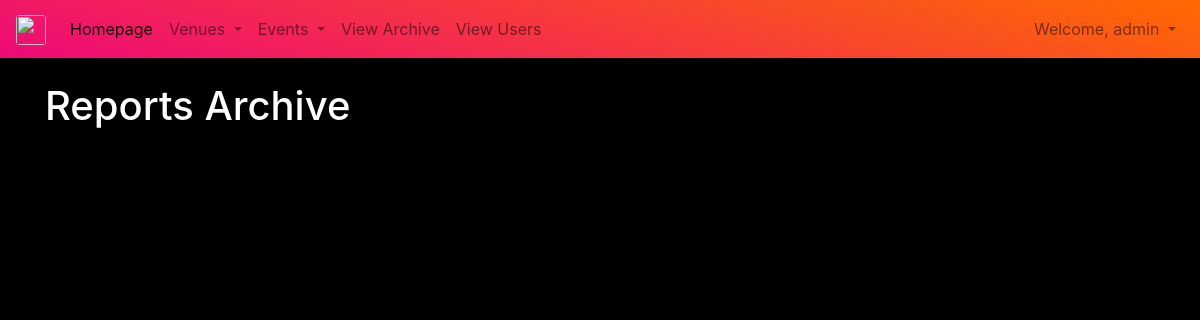
The app's page /reports (signed in), older data.
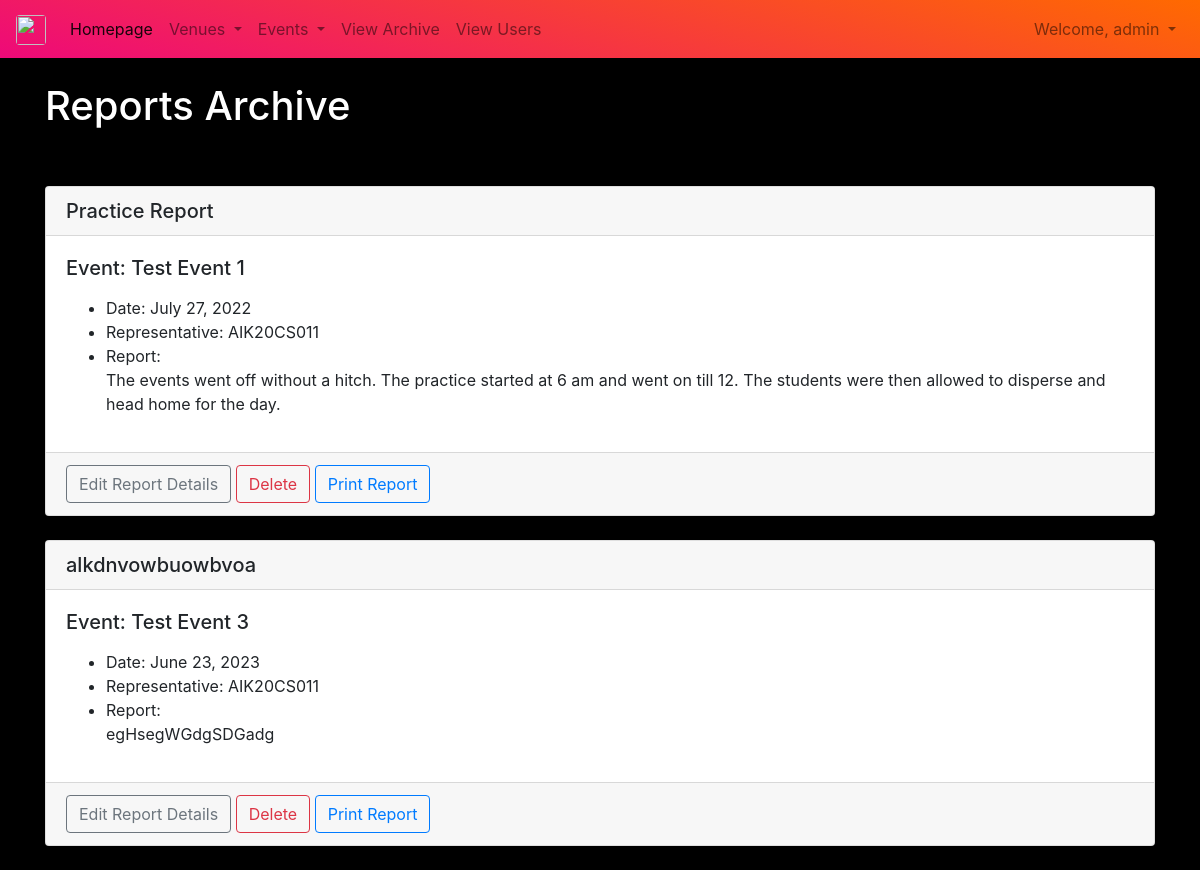
The same page, newer data.
### App2/models.py (models this page shows, shortened)
class Report(models.Model):
    title = models.CharField('Event Report', max_length=100)
    event = models.OneToOneField(Event, blank=False, on_delete=models.CASCADE)
    report_date = models.DateField('Report Date')
    report_author = models.ForeignKey(User, blank=False, null=False, on_delete=models.CASCADE)
    body = RichTextField(blank=False)

class BaseModel(models.Model):
    objects=models.Manager()
    class Meta:
        abstract = True

class Event(BaseModel):
    name = models.CharField('Event Name', max_length=120)
    overseer = models.ForeignKey(User, default='', blank=True, null=False, on_delete=models.CASCADE, related_name='Overseer')
    event_club = models.ForeignKey(Club, default='', blank=True, null=False, on_delete=models.CASCADE)
    event_date = models.DateTimeField('Event Date')
    venue = models.ForeignKey(Venue, blank=True, null=True, on_delete=models.CASCADE)
    description = models.TextField(blank=True)
    attendees = models.ManyToManyField(User, blank=True, related_name='Attendees')
    approved = models.BooleanField(default=False)
    def __str__(self):
        return self.name

### App2/views.py (the view)
# urls.py: path("reports", views.reports, name="reports" ),
def reports(request):
    if request.user.is_authenticated:
        report1 = Report.objects.all()
        return render(request, 'App2/reports.html', {'report1': report1})
    else:
        messages.error(request, ("Please login to view the archive"))
        return HttpResponseRedirect('/')

### App2/templates/App2/reports.html (shortened to what this page needs)
<!DOCTYPE html>
<html lang="en">
<head>
</head>
<body>
{% extends "App2/header.html" %}
{% block content %}
{% if user.is_authenticated %}
<h1 id="header">Reports Archive</h1>
    <br/><br/>
    {% for report in report1 %}
    <div class="card">
        <h5 class="card-header">
            {{ report.title }}
        </h5>
        <div class="card-body">
            <h5 class="card-title">Event: {{ report.event }}</h5>
            <p class="card-text">
                <ul>
                <li>Date: {{ report.report_date }}</li>
                <li>Representative: {{ report.report_author }}</li>
                <li>Report: {{ report.body | safe }}</li>
                </ul>
            </p>
        </div>
        <div class="card-footer text-muted">
            <a href="/updatereport/{{ report.id }}" class="btn btn-outline-secondary">Edit Report Details</a>
            <a href="/deletereport/{{ report.id }}" class="btn btn-outline-danger">Delete</a>
            <a href="/printreport/{{ report.id }}" class="btn btn-outline-primary">Print Report</a>
        </div>
    </div>
    <br/>
    {% endfor %}
{% else %}
	<h1>Sorry! You must be logged in to view club reports.</h1>
	<br/>
	<p>Please <a href="/login">login</a> to access this page.</p>
    </form>
{% endif %}
{% endblock %}

Row changes from the older to the newer data that the page shows:
added Report: title "Practice Report", event "Test Event 1", report_date "July 27, 2022", report_author "AIK20CS011", body "The events went off without a hitch. The practice started at 6 am and went on till 12. The students were then allowed to disperse and head home for the day."
added Report: title "alkdnvowbuowbvoa", event "Test Event 3", report_date "June 23, 2023", report_author "AIK20CS011", body "egHsegWGdgSDGadg"
